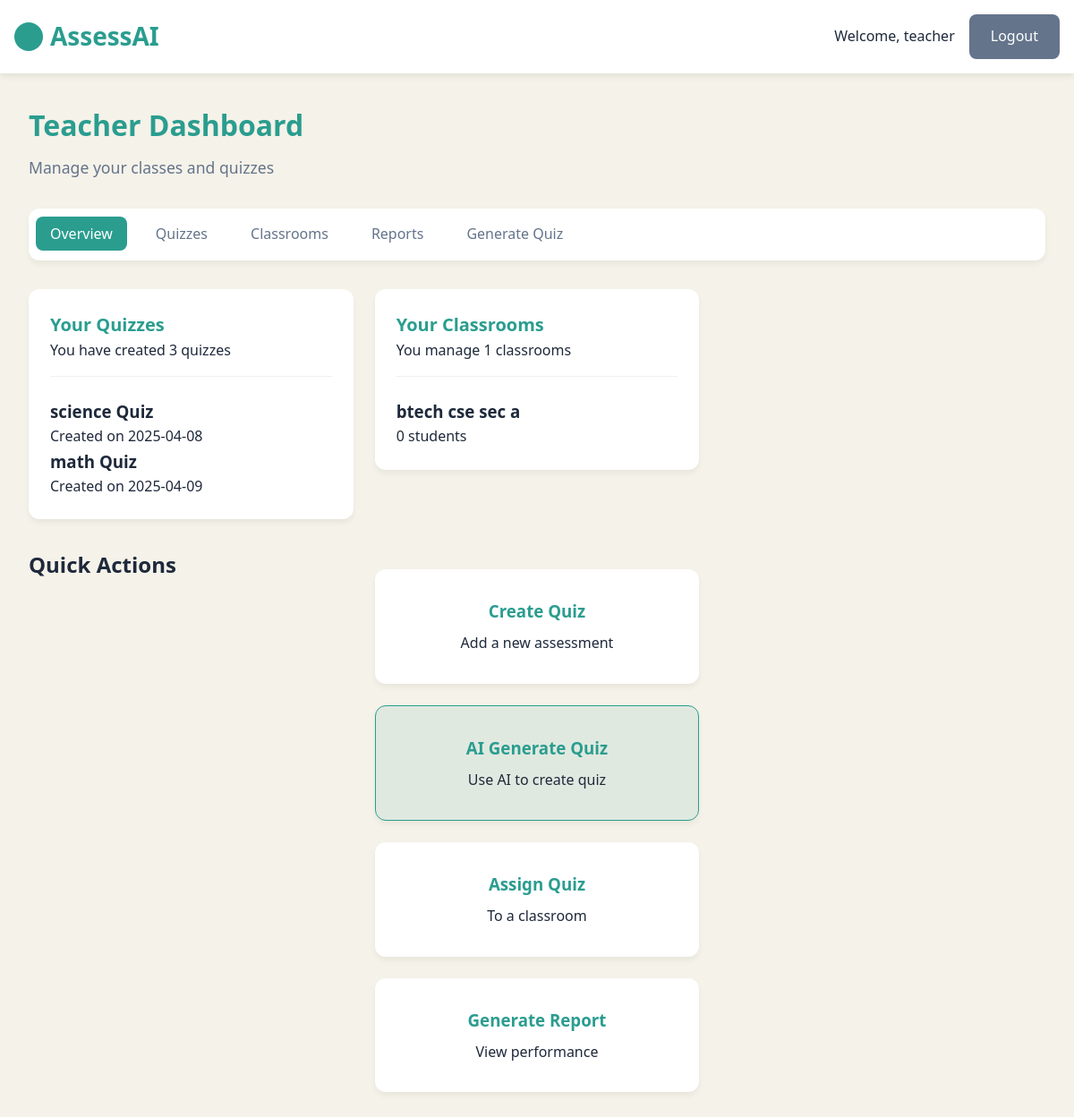
Before: /teacher-dashboard (signed in) with the older database file.
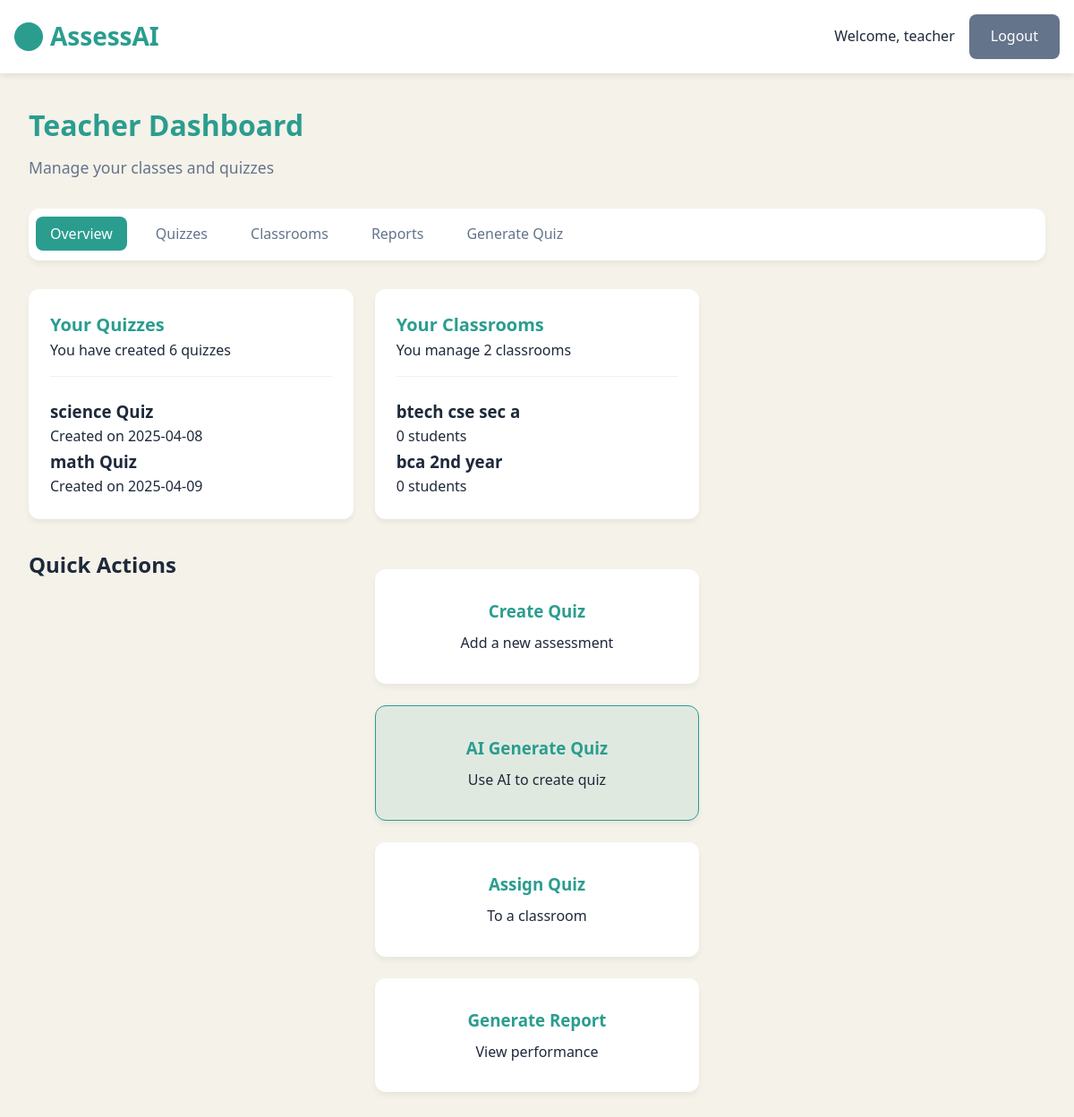
After: the same page with the newer database file.
### models.py (models this page shows)
class Quiz(db.Model):
    id = db.Column(db.Integer, primary_key=True)
    title = db.Column(db.String(100), nullable=False)
    description = db.Column(db.Text)
    created_date = db.Column(db.DateTime, default=datetime.utcnow)
    difficulty = db.Column(db.String(20), default='medium')
    teacher_id = db.Column(db.Integer, db.ForeignKey('user.id'), nullable=False)
    questions = db.relationship('Question', backref='quiz', lazy='select')
    assigned_classrooms = db.relationship(
        'Classroom',
        secondary=quiz_classroom,
        backref=db.backref('assigned_quizzes', lazy='select')
    )
    assignments = db.relationship('QuizAssignment', back_populates='quiz')

class Classroom(db.Model):
    id = db.Column(db.Integer, primary_key=True)
    name = db.Column(db.String(100), nullable=False)
    teacher_id = db.Column(db.Integer, db.ForeignKey('user.id'), nullable=False)
    assignments = db.relationship('QuizAssignment', back_populates='classroom')

### app.py (the view)
@app.route('/teacher-dashboard')
@teacher_required
def teacher_dashboard():
    teacher_id = session['user_id']
    quizzes = Quiz.query.filter_by(teacher_id=teacher_id).all()
    classrooms = Classroom.query.filter_by(teacher_id=teacher_id).all()
    return render_template('teacher_dashboard.html', quizzes=quizzes, classrooms=classrooms)

### app.py (called while the page is built)
def teacher_required(f):
    @wraps(f)
    def decorated_function(*args, **kwargs):
        if 'user_id' not in session or session['user_type'] != 'teacher':
            flash('Teacher access required', 'error')
            return redirect(url_for('login'))
        return f(*args, **kwargs)
    return decorated_function

### templates/teacher_dashboard.html (shortened to what this page needs)
{% extends 'base.html' %}
{% block content %}
<div class="dashboard-container">
    <h1 class="dashboard-title">Teacher Dashboard</h1>
    <p class="dashboard-subtitle">Manage your classes and quizzes</p>
    <nav class="dashboard-nav">
        <ul>
            <li class="active"><a href="{{ url_for('teacher_dashboard') }}">Overview</a></li>
            <li><a href="{{ url_for('quizzes') }}">Quizzes</a></li>
            <li><a href="{{ url_for('classrooms') }}">Classrooms</a></li>
            <li><a href="#">Reports</a></li>
            <li><a href="#">Generate Quiz</a></li>
        </ul>
    </nav>
    <div class="dashboard-content">
        <div class="row">
            <div class="col-md-6">
                <div class="card">
                    <div class="card-header">
                        <h2>Your Quizzes</h2>
                        <p>You have created {{ quizzes|length }} quizzes</p>
                    </div>
                    <div class="card-body">
                        {% for quiz in quizzes[:2] %}
                        <div class="quiz-item">
                            <h3>{{ quiz.title }}</h3>
                            <p>Created on {{ quiz.created_date.strftime('%Y-%m-%d') }}</p>
                        </div>
                        {% endfor %}
                    </div>
                </div>
            </div>
            <div class="col-md-6">
                <div class="card">
                    <div class="card-header">
                        <h2>Your Classrooms</h2>
                        <p>You manage {{ classrooms|length }} classrooms</p>
                    </div>
                    <div class="card-body">
                        {% for classroom in classrooms[:2] %}
                        <div class="classroom-item">
                            <h3>{{ classroom.name }}</h3>
                            <p>{{ classroom.students.count() }} students</p>
                        </div>
                        {% endfor %}
                    </div>
                </div>
            </div>
        </div>
        <div class="row mt-4">
            <h2>Quick Actions</h2>
            <div class="quick-actions">
                <a href="{{ url_for('create_quiz') }}" class="action-card">
                    <h3>Create Quiz</h3>
                    <p>Add a new assessment</p>
                </a>
                <a href="{{ url_for('ai_generate_quiz') }}" class="action-card action-card-highlight">
                    <h3>AI Generate Quiz</h3>
                    <p>Use AI to create quiz</p>
                </a>
                <a href="#" class="action-card">
                    <h3>Assign Quiz</h3>
                    <p>To a classroom</p>
                </a>
                <a href="#" class="action-card">
                    <h3>Generate Report</h3>
                    <p>View performance</p>
                </a>
            </div>
        </div>
    </div>
</div>
{% endblock %}

Changed rows visible on the page:
added Classroom: name "bca 2nd year", students.count "0"
Other visible differences:
{{ quizzes|length }}: "3" → "6"
{{ classrooms|length }}: "1" → "2"
